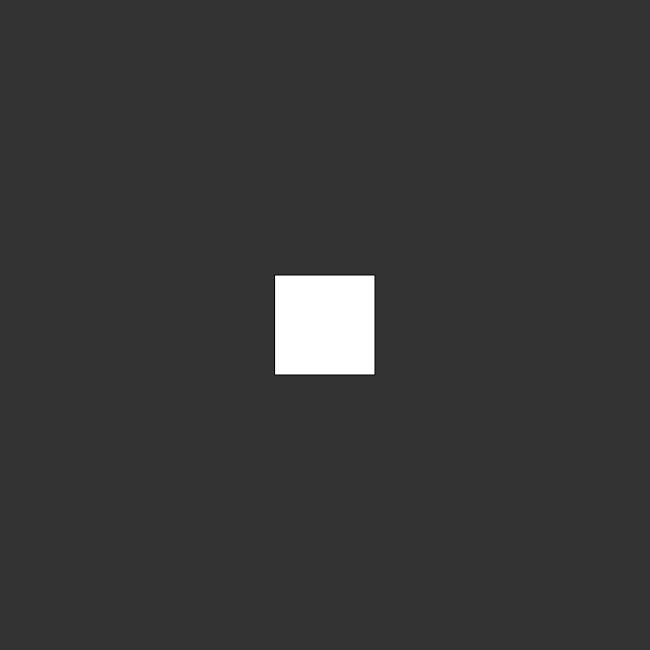
Frame 1 (no input)
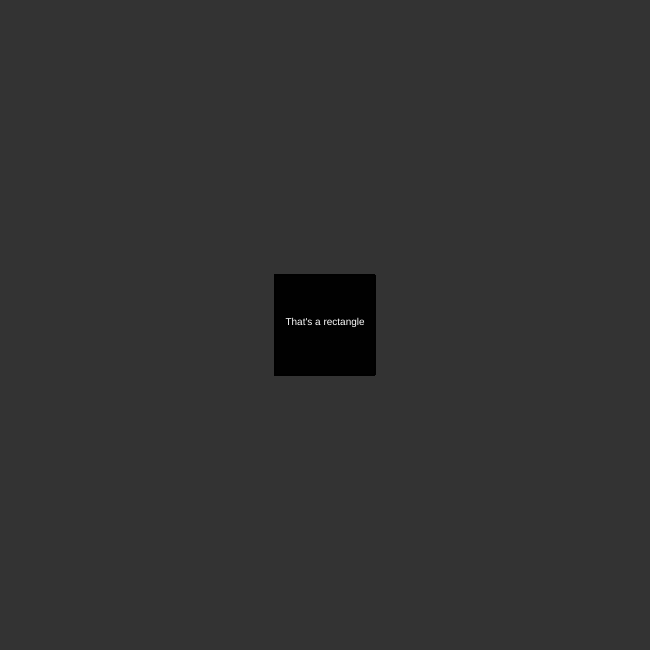
Frame 60 (no input)
Frame 120 (the mouse pressed at the canvas centre since frame 60): identical to frame 60, image omitted

The p5.js sketch that drew these frames (run headless with seeded random() and noise() and a simulated clock; from frame 60 on, the mouse is pressed at the canvas centre):

// p5.js sketch
// ── sketch.js
function setup(){
  createCanvas(650,650);
  background(51);
}

function draw(){
  rectMode(CENTER);
  rect(width/2, height/2, 100,100);
  textAlign(CENTER);
  textSize(10);
  fill(255);
  text("That's a rectangle",width/2,height/2);
  fill(1);
}

// ── bullet.js
function Bullet(){
  this.r = 7;
  this.x = ship.x;
  this.y = (ship.y - ship.h/2)-this.r/2;
  this.speed = 5;
  this.color = color(100,100,255);

  this.show = function(){
    noStroke();
    fill(this.color);
    ellipse(this.x,this.y,this.r*2,this.r*2);
  }

  this.move = function(){
    this.y-=this.speed;
  }
}

// ── enemy.js
function Enemy(x,y){
  this.x = x;
  this.y = y;
  this.r = 25;
  this.xdir = 1;
  this.ydir = 15;
  this.speed = 1.5;
  this.health=45;
  this.color = color(random(0,255),random(0,255),random(0,255));

  this.show = function(){
    noStroke();
    fill(255);
    ellipse(this.x,this.y,this.r*2,this.r*2);
  }

  this.move = function(){
    this.x+=(this.speed*this.xdir);
  }
}

// ── ship.js
function Ship(){
  this.w = 20;
  this.h = 50;
  this.speed = 5;
  this.x = width/2;
  this.y = height-(this.h/2);
  this.damage = 15;

  this.show = function(){
    rectMode(CENTER);
    noStroke();
    fill(255,50,50);
    rect(this.x,this.y,this.w,this.h);
  }

  this.move = function(dir){
    this.x+=(this.speed*dir);
    if((this.x+this.w/2)>=width){
      this.x = width - this.w/2;
    }else if((this.x-this.w/2)<=0){
      this.x = 0 + this.w/2;
    }
  }

}
